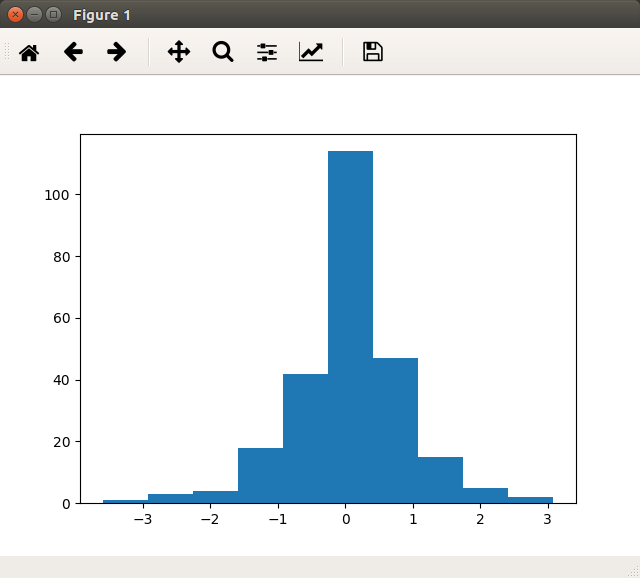

Here is the Python script that generated this plot:
"""
hist1.py

This script should create a histogram plot from a CSV file.
"""

import pandas as pd
import matplotlib.pyplot as plt

my_df    = pd.read_csv('http://www.spy611.com/csv/allpredictions.csv')
sp0_sr   = (my_df.cdate > '2016') & (my_df.cdate < '2017')
sp0_df   = my_df[sp0_sr]
day1g_sr = sp0_df.pctlag1
plt.hist(day1g_sr)
plt.show()
'bye'
